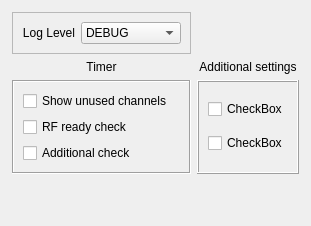
      <widget class="QWidget" name="stackedWidgetPage3">
       <layout class="QVBoxLayout" name="verticalLayout_5">
        <property name="spacing">
         <number>3</number>
        </property>
        <property name="leftMargin">
         <number>3</number>
        </property>
        <property name="topMargin">
         <number>3</number>
        </property>
        <property name="rightMargin">
         <number>3</number>
        </property>
        <property name="bottomMargin">
         <number>3</number>
        </property>
        <item>
         <widget class="QFrame" name="frame_2">
          <property name="sizePolicy">
           <sizepolicy hsizetype="Preferred" vsizetype="Preferred">
            <horstretch>2</horstretch>
            <verstretch>0</verstretch>
           </sizepolicy>
          </property>
          <property name="frameShape">
           <enum>QFrame::NoFrame</enum>
          </property>
          <property name="frameShadow">
           <enum>QFrame::Raised</enum>
          </property>
          <layout class="QGridLayout" name="gridLayout">
           <item row="1" column="1">
            <widget class="QLabel" name="label_5">
             <property name="text">
              <string>Additional settings</string>
             </property>
             <property name="alignment">
              <set>Qt::AlignCenter</set>
             </property>
            </widget>
           </item>
           <item row="1" column="0">
            <widget class="QLabel" name="label_6">
             <property name="text">
              <string>Timer</string>
             </property>
             <property name="alignment">
              <set>Qt::AlignCenter</set>
             </property>
            </widget>
           </item>
           <item row="4" column="0">
            <spacer name="verticalSpacer">
             <property name="orientation">
              <enum>Qt::Vertical</enum>
             </property>
             <property name="sizeHint" stdset="0">
              <size>
               <width>20</width>
               <height>40</height>
              </size>
             </property>
            </spacer>
           </item>
           <item row="2" column="1">
            <widget class="QFrame" name="frame_9">
             <property name="sizePolicy">
              <sizepolicy hsizetype="Preferred" vsizetype="Preferred">
               <horstretch>1</horstretch>
               <verstretch>0</verstretch>
              </sizepolicy>
             </property>
             <property name="frameShape">
              <enum>QFrame::Box</enum>
             </property>
             <property name="frameShadow">
              <enum>QFrame::Raised</enum>
             </property>
             <layout class="QVBoxLayout" name="verticalLayout">
              <item>
               <widget class="QCheckBox" name="checkBox_5">
                <property name="text">
                 <string>CheckBox</string>
                </property>
               </widget>
              </item>
              <item>
               <widget class="QCheckBox" name="checkBox_6">
                <property name="text">
                 <string>CheckBox</string>
                </property>
               </widget>
              </item>
             </layout>
            </widget>
           </item>
           <item row="2" column="0">
            <widget class="QFrame" name="frame_8">
             <property name="sizePolicy">
              <sizepolicy hsizetype="Preferred" vsizetype="Preferred">
               <horstretch>1</horstretch>
               <verstretch>0</verstretch>
              </sizepolicy>
             </property>
             <property name="contextMenuPolicy">
              <enum>Qt::CustomContextMenu</enum>
             </property>
             <property name="toolTipDuration">
              <number>1</number>
             </property>
             <property name="frameShape">
              <enum>QFrame::Box</enum>
             </property>
             <property name="frameShadow">
              <enum>QFrame::Sunken</enum>
             </property>
             <property name="lineWidth">
              <number>1</number>
             </property>
             <layout class="QVBoxLayout" name="verticalLayout_4">
              <item>
               <widget class="QCheckBox" name="checkBox">
                <property name="text">
                 <string>Show unused channels</string>
                </property>
               </widget>
              </item>
              <item>
               <widget class="QCheckBox" name="checkBox_3">
                <property name="text">
                 <string>RF ready check</string>
                </property>
               </widget>
              </item>
              <item>
               <widget class="QCheckBox" name="checkBox_4">
                <property name="text">
                 <string>Additional check</string>
                </property>
               </widget>
              </item>
             </layout>
            </widget>
           </item>
           <item row="0" column="0">
            <widget class="QFrame" name="frame">
             <property name="frameShape">
              <enum>QFrame::StyledPanel</enum>
             </property>
             <property name="frameShadow">
              <enum>QFrame::Raised</enum>
             </property>
             <layout class="QHBoxLayout" name="horizontalLayout">
              <item>
               <widget class="QLabel" name="label">
                <property name="text">
                 <string>Log Level</string>
                </property>
                <property name="alignment">
                 <set>Qt::AlignRight|Qt::AlignTrailing|Qt::AlignVCenter</set>
                </property>
               </widget>
              </item>
              <item>
               <widget class="QComboBox" name="comboBox_1">
                <property name="sizePolicy">
                 <sizepolicy hsizetype="Preferred" vsizetype="Fixed">
                  <horstretch>0</horstretch>
                  <verstretch>0</verstretch>
                 </sizepolicy>
                </property>
                <property name="minimumSize">
                 <size>
                  <width>100</width>
                  <height>0</height>
                 </size>
                </property>
                <property name="editable">
                 <bool>false</bool>
                </property>
                <property name="currentIndex">
                 <number>1</number>
                </property>
                <item>
                 <property name="text">
                  <string notr="true">NOTSET</string>
                 </property>
                </item>
                <item>
                 <property name="text">
                  <string notr="true">DEBUG</string>
                 </property>
                </item>
                <item>
                 <property name="text">
                  <string notr="true">INFO</string>
                 </property>
                </item>
                <item>
                 <property name="text">
                  <string notr="true">WARNING</string>
                 </property>
                </item>
                <item>
                 <property name="text">
                  <string notr="true">ERROR</string>
                 </property>
                </item>
                <item>
                 <property name="text">
                  <string notr="true">CRITICAL</string>
                 </property>
                </item>
               </widget>
              </item>
             </layout>
            </widget>
           </item>
           <item row="4" column="1">
            <spacer name="verticalSpacer_2">
             <property name="orientation">
              <enum>Qt::Vertical</enum>
             </property>
             <property name="sizeHint" stdset="0">
              <size>
               <width>20</width>
               <height>40</height>
              </size>
             </property>
            </spacer>
           </item>
          </layout>
         </widget>
        </item>
       </layout>
      </widget>
